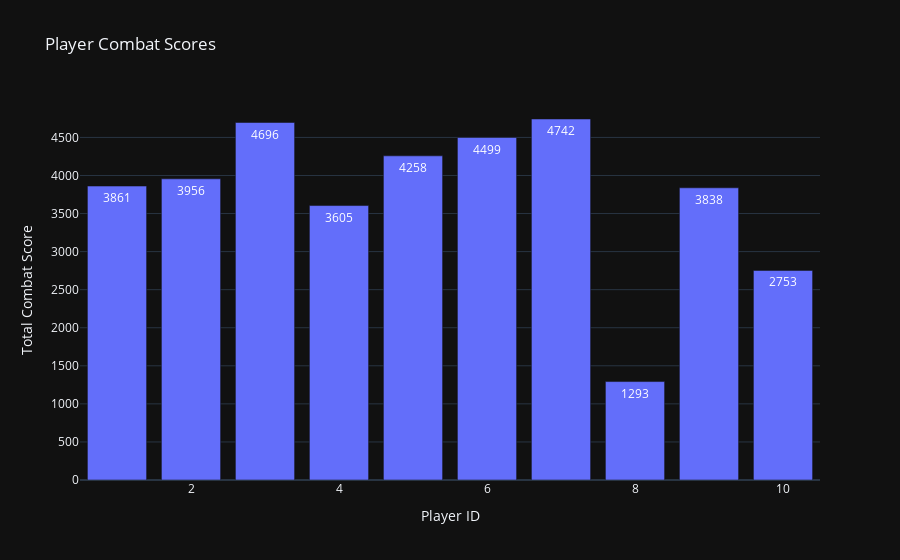

This figure's notebook cell:
### Markdown cell above
## ACS (Average Combat Score) 

1. Damage: +1 ACS / 1 dmg dealt

2. Kills (based on enemies alive): +150 / 130 / 110 / 90 / 70

3. Multikills: +50 per additional kill

4. Non-damaging assists (ie. blinded enemy dies) : +25 each 

Score Calculation of the second condition:
+150 when the player numbers are even (getting a kill in a 5v5, 4v4, 3v3, etc.) 

+130 when the player numbers have a difference of 1 (getting a kill in a 5v4, 3v4, 3v2, etc.)

+110 when the player numbers have a difference of 2 (getting a kill in a 5v3, 3v5, 3v1, etc.)

+90 when the player numbers have a difference of 3 (getting a kill in a 5v2, 2v5, 4v1, etc.)

+70 when the player numbers have a difference of 4 (getting a kill in a 5v1 or 1v5)

Getting more kill points when there are equal numbers of players.
Getting a kill in 1v5 doesn't have much impact (the opponent may be bloodied, and the rewards are richer for consecutive kills, so the base score will be lower.

Reference: https://www.reddit.com/r/VALORANT/comments/zjkmyk/a_better_way_to_calculate_acs_average_combat_score/

Formula: acs_scores = (Damage dealt per round * 1 + Enemies killed * Specific number difference case + Kill streaks * 50 + Assists * 25) / Number of rounds

### Code cell
player_data_list = []
snapshot_data = pd.read_json('output_file.json')['snapshot'].dropna()
player_result_data = snapshot_data.iloc[-1]['players']

for player in player_result_data:
    player_data_list.append({
        'PlayerID': player['playerId']['value'],
        'CombatScore': player['scores']['combatScore']['totalScore'],
        'AverageCombatScore': format_float(player['scores']['combatScore']['totalScore'] / TOTAL_ROUND_NUM, 2),
        'Kills': player.get('kills', 0),
        'Deaths': player.get('deaths', 0),
        'Assists': player.get('assists', 0),
        '+-': player.get('kills', 0) - player.get('deaths', 0),
        'KPR': format_float(player.get('kills', 0) / TOTAL_ROUND_NUM, 2),
        'DPR': format_float(player.get('deaths', 0) / TOTAL_ROUND_NUM, 2),   
    })


player_merged_info_df = pd.merge(player_info_df, pd.DataFrame(player_data_list), on='PlayerID', how='inner')
# Create the bar chart using plotly
fig = go.Figure(data=[
    go.Bar(x=player_merged_info_df['PlayerID'], y=player_merged_info_df['CombatScore'], text=player_merged_info_df['CombatScore'], textposition='auto')
])

# Set chart title and labels
fig.update_layout(
    title="Player Combat Scores",
    xaxis_title="Player ID",
    yaxis_title="Total Combat Score",
)

# Show the figure
fig.show()
player_merged_info_df

### Figure 1 — Plotly figure (JSON) as saved in the notebook; plotly's stock layout.template omitted (floating-point values rounded to 4 significant figures)
{"data": [{"text": [3861, 3956, 4696, 3605, 4258, 4499, 4742, 1293, 3838, 2753], "textposition": "auto", "type": "bar", "x": [1, 2, 3, 4, 5, 6, 7, 8, 9, 10], "y": [3861, 3956, 4696, 3605, 4258, 4499, 4742, 1293, 3838, 2753]}], "layout": {"title": {"text": "Player Combat Scores"}, "xaxis": {"title": {"text": "Player ID"}}, "yaxis": {"title": {"text": "Total Combat Score"}}}}
